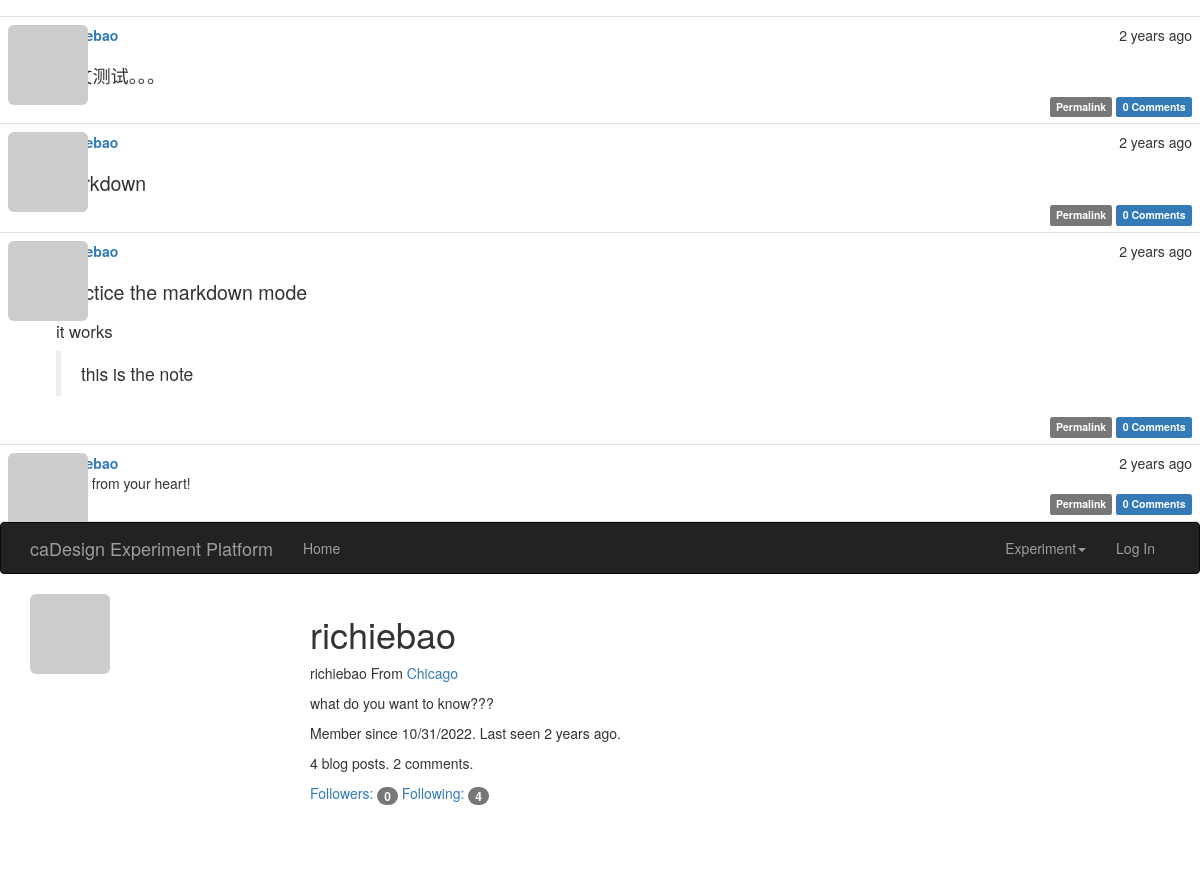
/user/richiebao, run on an earlier commit of the app's database.
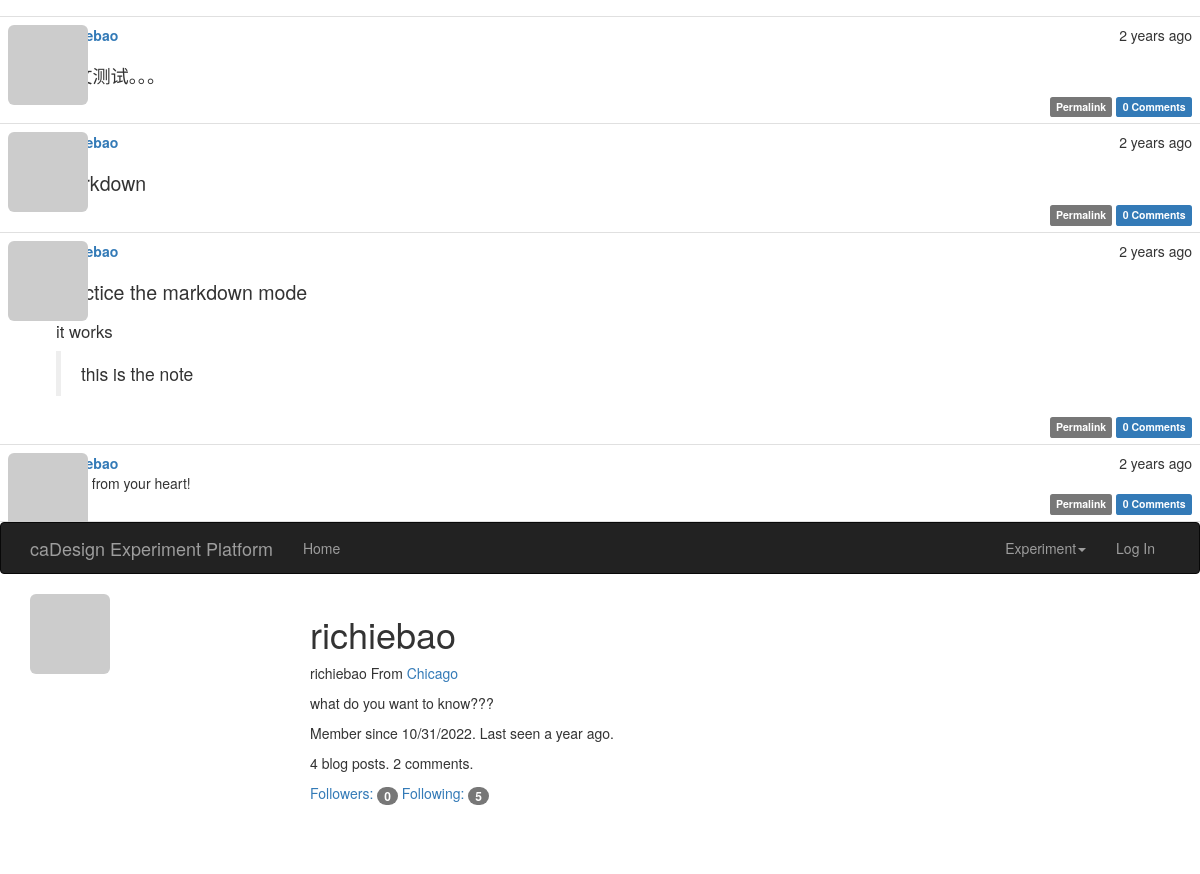
And on a later commit of the database.
### app/models.py (models this page shows, shortened)
class Post(db.Model):
    __tablename__ = 'posts'
    id = db.Column(db.Integer, primary_key=True)
    body = db.Column(db.Text)
    body_html = db.Column(db.Text)
    timestamp = db.Column(db.DateTime, index=True, default=datetime.utcnow)
    author_id = db.Column(db.Integer, db.ForeignKey('users.id'))
    comments = db.relationship('Comment', backref='post', lazy='dynamic')

class User(UserMixin,db.Model):
    __tablename__ = 'users'
    id = db.Column(db.Integer, primary_key=True)
    email = db.Column(db.String(64), unique=True, index=True)
    username = db.Column(db.String(64), unique=True, index=True)
    role_id = db.Column(db.Integer, db.ForeignKey('roles.id'))
    password_hash = db.Column(db.String(128))
    confirmed = db.Column(db.Boolean, default=False)
    name = db.Column(db.String(64))
    location = db.Column(db.String(64))
    about_me = db.Column(db.Text())
    member_since = db.Column(db.DateTime(), default=datetime.utcnow)
    last_seen = db.Column(db.DateTime(), default=datetime.utcnow)
    avatar_hash = db.Column(db.String(32))
    posts = db.relationship('Post', backref='author', lazy='dynamic')
    followed = db.relationship('Follow',
                               foreign_keys=[Follow.follower_id],
                               backref=db.backref('follower', lazy='joined'),
                               lazy='dynamic',
                               cascade='all, delete-orphan')
    followers = db.relationship('Follow',
                                foreign_keys=[Follow.followed_id],
                                backref=db.backref('followed', lazy='joined'),
                                lazy='dynamic',
                                cascade='all, delete-orphan')
    comments = db.relationship('Comment', backref='author', lazy='dynamic')
    @property
    def password(self):
        raise AttributeError('password is not a readable attribute')
    def gravatar_hash(self):
        return hashlib.md5(self.email.lower().encode('utf-8')).hexdigest()
    def gravatar(self, size=100, default='identicon', rating='g'):
        url = 'https://secure.gravatar.com/avatar'
        hash = self.avatar_hash or self.gravatar_hash()
        return '{url}/{hash}?s={size}&d={default}&r={rating}'.format(url=url, hash=hash, size=size, default=default, rating=rating)

### app/main/views.py (the view)
@main.route('/user/<username>')
def user(username):
    user = User.query.filter_by(username=username).first_or_404()
    page = request.args.get('page', 1, type=int)
    pagination = user.posts.order_by(Post.timestamp.desc()).paginate(
        page, per_page=current_app.config['FLASKY_POSTS_PER_PAGE'],
        error_out=False)
    posts = pagination.items
    print("+"*50)
    print(user.username)
    return render_template('user.html', user=user, posts=posts, pagination=pagination)

### app/auth/views.py (called while the page is built)
@auth.before_app_request
def before_request():
    if current_user.is_authenticated:
        current_user.ping()
        if not current_user.confirmed \
                and request.endpoint \
                and request.blueprint != 'auth' \
                and request.endpoint != 'static':
            return redirect(url_for('auth.unconfirmed'))

### app/main/__init__.py (called while the page is built)
@main.app_context_processor
def inject_permissions():
    return dict(Permission=Permission)

### app/main/views.py (called while the page is built)
@main.after_app_request
def after_request(response):
    for query in get_debug_queries():
        if query.duration >= current_app.config['FLASKY_SLOW_DB_QUERY_TIME']:
            current_app.logger.warning(
                'Slow query: %s\nParameters: %s\nDuration: %fs\nContext: %s\n'
                % (query.statement, query.parameters, query.duration,
                   query.context))
    return response

### app/models.py (called while the page is built)
    def can(self, permissions):
        return False

    def is_administrator(self):
        return False

### app/templates/user.html (shortened to what this page needs)
{% extends "base.html" %}
{% import "_macros.html" as macros %}
{% block page_content %}
    <img class="img-rounded profile-thumbnail" src="{{ user.gravatar(size=256) }}">
    <div class="profile-header">
            <h1>{{ user.username }}</h1>
            {% if user.name or user.location %}
            <p>
                {% if user.name %}{{ user.name }}{% endif %}
                {% if user.location %}
                    From <a href="http://maps.google.com/?q={{ user.location }}">
                    {{ user.location }}
                    </a>
                {% endif %}
            </p>
            {% endif %}
            {% if user.about_me %}<p>{{ user.about_me }}</p>{% endif %}
            <p>
                Member since {{ moment(user.member_since).format('L') }}.
                Last seen {{ moment(user.last_seen).fromNow() }}.
            </p>
            <p>{{ user.posts.count() }} blog posts. {{ user.comments.count() }} comments.</p>
            <p>
                <a href="{{ url_for('.followers', username=user.username) }}">Followers: <span class="badge">{{ user.followers.count() - 1 }}</span></a>
                <a href="{{ url_for('.followed_by', username=user.username) }}">Following: <span class="badge">{{ user.followed.count() - 1 }}</span></a>
            </p>
    </div>
{% endblock %}

### app/templates/base.html (shortened to what this page needs)
{% extends "bootstrap/base.html" %}
{% block head %}
{{ super() }}
<link rel="stylesheet" type="text/css" href="{{ url_for('static', filename='styles.css') }}">
{% endblock %}
{% block navbar %}
<div class="navbar navbar-inverse" role="navigation">
    <div class="container">
        <div class="navbar-header">
            <a class="navbar-brand" href="/">caDesign Experiment Platform</a>
        </div>
        <div class="navbar-collapse collapse">
            <ul class="nav navbar-nav">
                <li><a href="{{ url_for('main.index') }}">Home</a></li>
            </ul>
            <ul class="nav navbar-nav navbar-right">
                <li class="dropdown">
                    <a href="#" class="dropdown-toggle" data-toggle="dropdown">
                        <img src="">Experiment<b class="caret"></b>
                    </a>
                </li>
                {% if current_user.is_authenticated %}
                <li class="dropdown">
                    <a href="#" class="dropdown-toggle" data-toggle="dropdown">
                        <img src="">
                        Account <b class="caret"></b>
                    </a>
                    <ul class="dropdown-menu">
                        <li><a href="{{ url_for('auth.change_password') }}">Change Password</a></li>
                        <li><a href="{{ url_for('auth.change_email_request') }}">Change Email</a></li>
                        <li><a href="{{ url_for('auth.logout') }}">Log Out</a></li>
                    </ul>
                </li>
                {% else %}
                <li><a href="{{ url_for('auth.login') }}">Log In</a></li>
                {% endif %}
            </ul>
        </div>
    </div>
</div>
{% endblock %}
{% block content %}
<div class="container">
    {% block page_content %}{% endblock %}
</div>
{% endblock %}

### app/templates/_posts.html (shortened to what this page needs)
<ul class="posts">
    {% for post in posts %}
    <li class="post">
        <div class="post-thumbnail">
            <a href="{{ url_for('.user', username=post.author.username) }}">
                <img class="img-rounded profile-thumbnail" src="{{ post.author.gravatar(size=40) }}">
            </a>
        </div>
        <div class="post-content">
            <div class="post-date">{{ moment(post.timestamp).fromNow() }}</div>
            <div class="post-author"><a href="{{ url_for('.user', username=post.author.username) }}">{{ post.author.username }}</a></div>
            <div class="post-body">
                {% if post.body_html %}
                    {{ post.body_html | safe }}
                {% else %}
                    {{ post.body }}
                {% endif %}
            </div>
            <div class="post-footer">
                <a href="{{ url_for('.post', id=post.id) }}">
                    <span class="label label-default">Permalink</span>
                </a>
                <a href="{{ url_for('.post', id=post.id) }}#comments">
                    <span class="label label-primary">{{ post.comments.count() }} Comments</span>
                </a>
            </div>
        </div>
    </li>
    {% endfor %}
</ul>

### app/static/styles.css (style rules this page uses)
.profile-thumbnail { position: absolute; }
.profile-header { min-height: 260px; margin-left: 280px; }
ul.posts { list-style-type: none; padding: 0px; margin: 16px 0px 0px 0px; border-top: 1px solid #e0e0e0; }
ul.posts li.post { padding: 8px; border-bottom: 1px solid #e0e0e0; }
div.post-date { float: right; }
div.post-author { font-weight: bold; }
div.post-thumbnail { position: absolute; }
div.post-content { margin-left: 48px; min-height: 48px; }
div.post-footer { text-align: right; }
.post-body h1 { font-size: 140%; }
.post-body h2 { font-size: 130%; }
.post-body h3 { font-size: 120%; }

What changed in the data, as far as the page shows it:
changed User "richiebao": last_seen "2 years ago" → "a year ago"
Also different on the page:
{{ user.followed.count() - 1 }}: "4" → "5"
